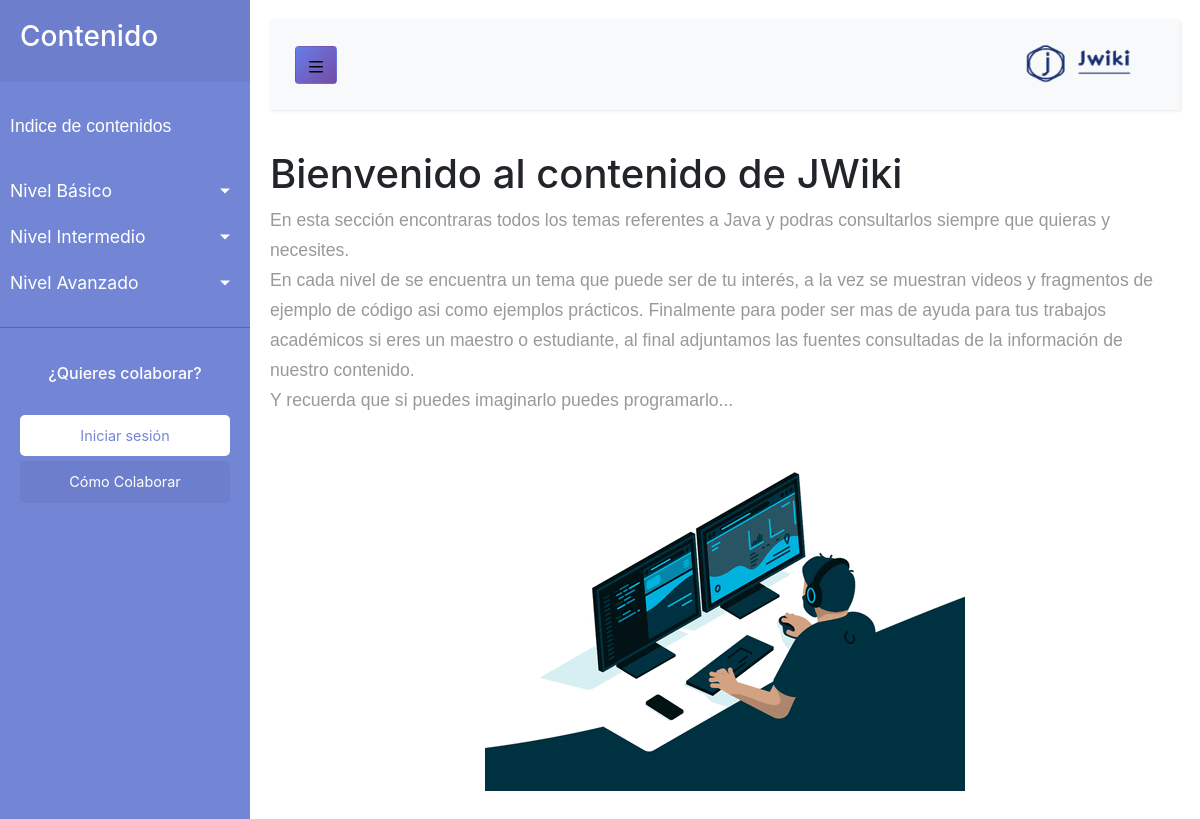
The app's page /home.php with its own data.
### tables this page shows
CREATE TABLE `nivel` (
  `idnivel` int NOT NULL AUTO_INCREMENT,
  `nivel` varchar(20) NOT NULL,
  `descripcion` text,
  PRIMARY KEY (`idnivel`)
);

### home.php (the view, shortened to what this page needs)
<?php
include 'php/conexion_be.php';
$sentencia =$bd->query("SELECT * FROM nivel;");
$niveles = $sentencia->fetchAll(PDO::FETCH_OBJ);
?>
<!DOCTYPE html>
<html lang="en">
<head>
   <link rel="stylesheet" href="https://cdn.jsdelivr.net/npm/bootstrap@4.1.3/dist/css/bootstrap.min.css">
    <link rel="stylesheet" href="css/estilos-home.css">
</head>
<body>
<div class="wrapper">
        <nav id="sidebar">
            <div class="sidebar-header">
                <h3>Contenido</h3>
            </div>
            <ul class="list-unstyled components">
                <p>Indice de contenidos</p>
    <?php
        foreach ($niveles as $dato){
    ?>
                <li>
                    <a href="#<?php echo "nivel".$dato -> idnivel ?>" data-toggle="collapse" aria-expanded="false" class="dropdown-toggle"><?php echo $dato -> nivel ?></a>
                </li>
    <?php
     }
    ?>
            </ul>
            <ul class="list-unstyled CTAs">
                <span>
                    <center><h6 class="text-white">¿Quieres colaborar?</h6></center>
                </span>
                <br>
                <li>
                    <a href="login.php" class="download">Iniciar sesi&oacute;n</a>
                </li>
                <li>
                    <a href="colaboracion.php" class="article">Cómo Colaborar</a>
                </li>
            </ul>
        </nav>
        <div id="content">
            <nav class="navbar navbar-expand-lg navbar-light bg-light">
                <div class="container-fluid">
                    <button type="button" id="sidebarCollapse" class="btn btn-gradient">
                    <svg xmlns="http://www.w3.org/2000/svg" viewBox="0 0 16 16" width="16" height="16"><path fill-rule="evenodd" d="M1 2.75A.75.75 0 011.75 2h12.5a.75.75 0 110 1.5H1.75A.75.75 0 011 2.75zm0 5A.75.75 0 011.75 7h12.5a.75.75 0 110 1.5H1.75A.75.75 0 011 7.75zM1.75 12a.75.75 0 100 1.5h12.5a.75.75 0 100-1.5H1.75z"></path></svg>
                    </button>
                    <div class="justify-content-end" id="navbarSupportedContent">
                        <span>
                          <a href="index.php">
                          <img src="img/jwiki.png" alt="logo" class="img-logo img-fluid">
                          </a>
                        </span>
                    </div>
                </div>
            </nav>
            <?php
                if(isset($_GET['idtema'])){
                    $idtema= $_GET['idtema'];
                    $sentencia_tema = $bd->prepare("SELECT * FROM tema WHERE idtema=?;");
                    $sentencia_tema->execute([$idtema]);
                    $tema = $sentencia_tema->fetch(PDO::FETCH_OBJ);
                    $sentencia = $bd->prepare("SELECT * FROM parrafo inner join tema on parrafo.idtema = tema.idtema WHERE parrafo.idtema=? ORDER BY no_parrafo;");
                    $sentencia->execute([$idtema]);
                    $parrafos = $sentencia->fetchAll(PDO::FETCH_OBJ);
                    $sentencia_codigo = $bd->prepare("SELECT * FROM codigo WHERE idtema=?;");
                    $sentencia_codigo->execute([$idtema]);
                    $codigos = $sentencia_codigo->fetchAll(PDO::FETCH_OBJ);
                    $sentencia_referencia = $bd->prepare("SELECT * FROM referencia WHERE idtema=? order by referencia asc;");
                    $sentencia_referencia->execute([$idtema]);
                    $referencias = $sentencia_referencia->fetchAll(PDO::FETCH_OBJ);
                    $sentencia_video = $bd->prepare("SELECT * FROM video WHERE idtema=?;");
                    $sentencia_video->execute([$idtema]);
                    $videos = $sentencia_video->fetchAll(PDO::FETCH_OBJ);
                   $sentencia_subtema = $bd->prepare("SELECT * FROM subtema WHERE idtema=? order by no_subtema;");
                    $sentencia_subtema->execute([$idtema]);
                    $subtemas = $sentencia_subtema->fetchAll(PDO::FETCH_OBJ);
            ?>
            <h2><?php echo $tema->tema; ?></h2>
            <hr>
         <?php
           foreach ($parrafos as $dato){
         ?>
         <p><?php echo $dato->parrafo; ?></p>
        <?php
         }
         ?>
        <?php
            foreach($subtemas as $dato){
            $idsubtema = $dato->idsubtema;
        ?>
        <h5><?php echo $dato->subtema; ?></h5>
        <?php
            $sentencia_ps = $bd->prepare("SELECT * FROM subparrafo WHERE idsubtema=$idsubtema order by no_subparrafo;");
            $sentencia_ps->execute();
            $subparrafos = $sentencia_ps->fetchAll(PDO::FETCH_OBJ);
            foreach($subparrafos as $dato2){
        ?>
         <p><?php echo $dato2->subparrafo; ?></p>
        <?php
         }
        ?>
        <?php
         }
        ?>
        <h2>Ejemplos pr&aacute;cticos</h2>
        <hr>
            <div class="container-fluid justify-content-center">
                <?php
                    foreach ($codigos as $dato){
                ?>
                <div class="card text-center border-dark card-code">
                  <div class="card-header bg-tittle text-white border-dark">
                    <h5><?php echo $dato->titulo; ?></h5>
                  </div>
                  <div class="card-body">
                    <img src="<?php echo 'img/codigos/'.$dato->ruta_imagen; ?>"  class="img-fluid" />
                    <p class="card-text text-left"><?php echo $dato->explicacion; ?></p>
                  </div>
                  <div class="card-footer text-muted bg-tittle border-dark">
                        <a href="#" class="btn btn-primary">Modificar</a>
                  </div>
                </div>
                <br>
                <?php
                 }
                ?>
            </div>
            <br>
            <div class="container-fluid">
                <h2>V&iacute;deo explicativo</h2>
                <hr>
            <?php
                    foreach($videos as $dato){
            ?>
            <center>
            <div class="col-sm-8">
                <div class="card border-dark">
                    <div class="card-header text-center bg-video border-dark text-white" style="background-color: #dc143c;">
                    <h5><?php echo $dato->titulo ?></h5>
                    </div>
                    <div class="card-body border-dark">
                        <center>
                        <iframe width="560" height="315" src="<?php echo $dato->ruta_video ?>" title="YouTube video player" frameborder="0" allow="accelerometer; autoplay; clipboard-write; encrypted-media; gyroscope; picture-in-picture" allowfullscreen></iframe>
                        </center>
                    </div>
                </div>
            </div>
            </center>
            <?php
              }
            ?>
            </div>
            <br>
            <div class="referencias">
                <h3>Referencias</h3>
                <hr>
                <div class="container-fluid">
                    <div class="container">
                        <div class="row">
                        <?php
                            foreach ($referencias as $dato){
                                echo "<ul>";
                                    echo "<li>".$dato->referencia."</li>";
                                echo "</ul>";
                            }
                        ?>
                            <!-- <div class="lista">
                             <ol>
                                    <li>
                                    </li>
                             </ol>
                            </div> -->
                        </div>
                    </div>
                </div>
            </div>
        <?php
            }else{
                ?>
            <h1>Bienvenido al contenido de JWiki</h1>
            <p> En esta sección encontraras todos los temas referentes a Java y podras consultarlos siempre que quieras y necesites.<br>
              En cada nivel de se encuentra un tema que puede ser de tu interés, a la vez se muestran videos y fragmentos de ejemplo de código asi como ejemplos prácticos. Finalmente para poder ser mas de ayuda para tus trabajos académicos si eres un maestro o estudiante, al final adjuntamos las fuentes consultadas de la información de nuestro contenido.
              <br>
             <h7> Y recuerda que si puedes imaginarlo puedes programarlo...</h7>
            </p>
            <center> <img src="img/giftBienvenida.gif" alt="" class="img-fluid center"></center>
            <br>
            <?php
            }
        ?>
    </div>
</body>
</html>

### css/estilos-home.css (style rules this page uses)
p { font-family: 'Poppins', sans-serif; font-size: 1.1em; font-weight: 300; line-height: 1.7em; color: #999; }
a, a:hover, a:focus { color: inherit; text-decoration: none; transition: all 0.3s; }
.navbar { padding: 15px 10px; background: #fff; border: none; border-radius: 0; margin-bottom: 40px; box-shadow: 1px 1px 3px rgba(0, 0, 0, 0.1); }
.wrapper { display: flex; width: 100%; align-items: stretch; }
#sidebar { min-width: 250px; max-width: 250px; background: #7386D5; color: #fff; transition: all 0.3s; }
#sidebar .sidebar-header { padding: 20px; background: #6d7fcc; }
#sidebar ul.components { padding: 20px 0; border-bottom: 1px solid #47748b; }
#sidebar ul p { color: #fff; padding: 10px; }
#sidebar ul li a { padding: 10px; font-size: 1.1em; display: block; }
a[data-toggle="collapse"] { position: relative; }
.dropdown-toggle::after { display: block; position: absolute; top: 50%; right: 20px; transform: translateY(-50%); }
ul.CTAs { padding: 20px; }
ul.CTAs a { text-align: center; font-size: 0.9em !important; display: block; border-radius: 5px; margin-bottom: 5px; }
a.download { background: #fff; color: #7386D5; }
a.article, a.article:hover { background: #6d7fcc !important; color: #fff !important; }
#content { width: 100%; padding: 20px; min-height: 100vh; transition: all 0.3s; }
.btn-gradient { background: linear-gradient(135deg, #667eea 0%, #764ba2 100%); }
.img-logo { width: 150px; height: 60px; align-self: flex-end; }

### records on screen
nivel: nivel "Nivel Básico"
nivel: nivel "Nivel Intermedio"
nivel: nivel "Nivel Avanzado"
